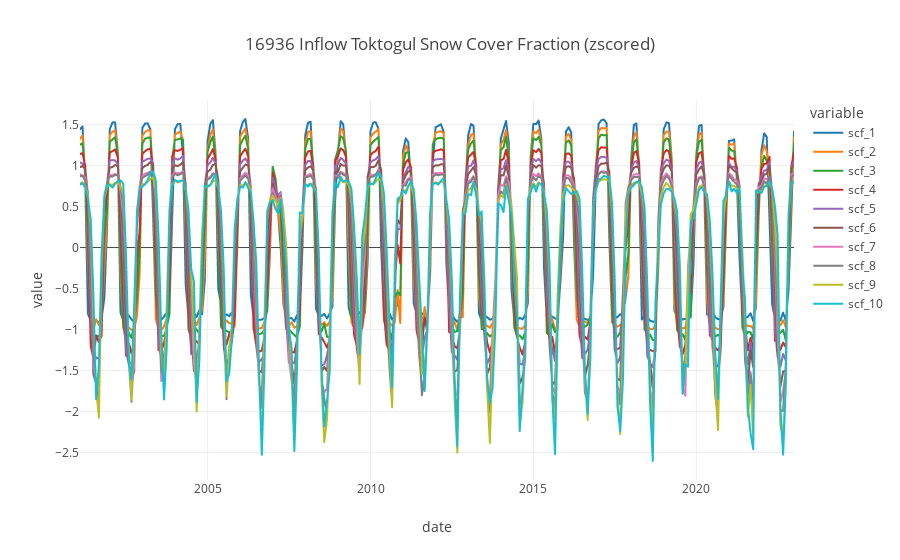

The cell this chart's notebook holds for it:
### Markdown cell above
Now, we can plot the snow cover fraction data for the elevation bands in the upstream Naryn catchment. We will use this data as an external regressor (driver) for the discharge forecasting model.

### Code cell
# plot scf_eb data using time series plot
fig_scf = px.line(scf_eb_zs,
                x="date",
                y = scf_eb_zs.columns[1:],
                title="16936 Inflow Toktogul Snow Cover Fraction (zscored)",
                template="none")
fig_scf.show()

### Figure 1 — Plotly figure (JSON) as saved in the notebook; plotly's stock layout.template omitted (floating-point values rounded to 4 significant figures; data arrays with more than 128 entries replaced by an {"elided": "..."} marker saying what was removed)
{"data": [{"hovertemplate": "variable=scf_1<br>date=%{x}<br>value=%{y}<extra></extra>", "legendgroup": "scf_1", "line": {"color": "#1F77B4", "dash": "solid"}, "marker": {"symbol": "circle"}, "mode": "lines", "name": "scf_1", "showlegend": true, "type": "scattergl", "x": {"elided": "264 str values"}, "xaxis": "x", "y": {"elided": "264 float values"}, "yaxis": "y"}, {"hovertemplate": "variable=scf_2<br>date=%{x}<br>value=%{y}<extra></extra>", "legendgroup": "scf_2", "line": {"color": "#FF7F0E", "dash": "solid"}, "marker": {"symbol": "circle"}, "mode": "lines", "name": "scf_2", "showlegend": true, "type": "scattergl", "x": {"elided": "264 str values"}, "xaxis": "x", "y": {"elided": "264 float values"}, "yaxis": "y"}, {"hovertemplate": "variable=scf_3<br>date=%{x}<br>value=%{y}<extra></extra>", "legendgroup": "scf_3", "line": {"color": "#2CA02C", "dash": "solid"}, "marker": {"symbol": "circle"}, "mode": "lines", "name": "scf_3", "showlegend": true, "type": "scattergl", "x": {"elided": "264 str values"}, "xaxis": "x", "y": {"elided": "264 float values"}, "yaxis": "y"}, {"hovertemplate": "variable=scf_4<br>date=%{x}<br>value=%{y}<extra></extra>", "legendgroup": "scf_4", "line": {"color": "#D62728", "dash": "solid"}, "marker": {"symbol": "circle"}, "mode": "lines", "name": "scf_4", "showlegend": true, "type": "scattergl", "x": {"elided": "264 str values"}, "xaxis": "x", "y": {"elided": "264 float values"}, "yaxis": "y"}, {"hovertemplate": "variable=scf_5<br>date=%{x}<br>value=%{y}<extra></extra>", "legendgroup": "scf_5", "line": {"color": "#9467BD", "dash": "solid"}, "marker": {"symbol": "circle"}, "mode": "lines", "name": "scf_5", "showlegend": true, "type": "scattergl", "x": {"elided": "264 str values"}, "xaxis": "x", "y": {"elided": "264 float values"}, "yaxis": "y"}, {"hovertemplate": "variable=scf_6<br>date=%{x}<br>value=%{y}<extra></extra>", "legendgroup": "scf_6", "line": {"color": "#8C564B", "dash": "solid"}, "marker": {"symbol": "circle"}, "mode": "lines", "name": "scf_6", "showlegend": true, "type": "scattergl", "x": {"elided": "264 str values"}, "xaxis": "x", "y": {"elided": "264 float values"}, "yaxis": "y"}, {"hovertemplate": "variable=scf_7<br>date=%{x}<br>value=%{y}<extra></extra>", "legendgroup": "scf_7", "line": {"color": "#E377C2", "dash": "solid"}, "marker": {"symbol": "circle"}, "mode": "lines", "name": "scf_7", "showlegend": true, "type": "scattergl", "x": {"elided": "264 str values"}, "xaxis": "x", "y": {"elided": "264 float values"}, "yaxis": "y"}, {"hovertemplate": "variable=scf_8<br>date=%{x}<br>value=%{y}<extra></extra>", "legendgroup": "scf_8", "line": {"color": "#7F7F7F", "dash": "solid"}, "marker": {"symbol": "circle"}, "mode": "lines", "name": "scf_8", "showlegend": true, "type": "scattergl", "x": {"elided": "264 str values"}, "xaxis": "x", "y": {"elided": "264 float values"}, "yaxis": "y"}, {"hovertemplate": "variable=scf_9<br>date=%{x}<br>value=%{y}<extra></extra>", "legendgroup": "scf_9", "line": {"color": "#BCBD22", "dash": "solid"}, "marker": {"symbol": "circle"}, "mode": "lines", "name": "scf_9", "showlegend": true, "type": "scattergl", "x": {"elided": "264 str values"}, "xaxis": "x", "y": {"elided": "264 float values"}, "yaxis": "y"}, {"hovertemplate": "variable=scf_10<br>date=%{x}<br>value=%{y}<extra></extra>", "legendgroup": "scf_10", "line": {"color": "#17BECF", "dash": "solid"}, "marker": {"symbol": "circle"}, "mode": "lines", "name": "scf_10", "showlegend": true, "type": "scattergl", "x": {"elided": "264 str values"}, "xaxis": "x", "y": {"elided": "264 float values"}, "yaxis": "y"}], "layout": {"legend": {"title": {"text": "variable"}, "tracegroupgap": 0}, "title": {"text": "16936 Inflow Toktogul Snow Cover Fraction (zscored)"}, "xaxis": {"anchor": "y", "domain": [0, 1], "title": {"text": "date"}}, "yaxis": {"anchor": "x", "domain": [0, 1], "title": {"text": "value"}}}}
